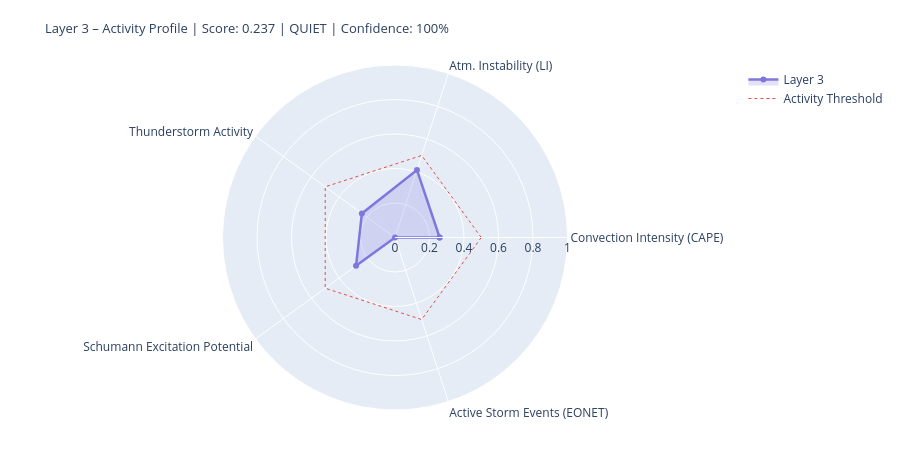

The notebook cell saved with this chart:
### Markdown cell above
---
## 4. State Assessment & Handoff to Layer 4/5

### Code cell
# ============================================================
# LAYER-3-SCORE
# Five dynamic components
# ============================================================

def norm(v, lo, hi):
    if v is None or (isinstance(v, float) and math.isnan(v)): return None
    return round(max(0.0, min(1.0, (v - lo) / (hi - lo))), 4)

# --- 1) Convection intensity (global CAPE mean) ---
cape_mean = df_atm['cape'].dropna().mean() if not df_atm.empty else None
conv_score = norm(cape_mean, 0, 3000)
conv_src   = 'primary' if cape_mean is not None else 'missing'

# --- 2) Atmospheric instability (LI mean) ---
li_mean   = df_atm['li'].dropna().mean() if not df_atm.empty else None
# Negative LI = unstable → higher score
instab_score = norm(-li_mean if li_mean is not None else None, -6, 6)
instab_src   = 'primary' if li_mean is not None else 'missing'

# --- 3) Thunderstorm activity (mean thunder score + WMO count) ---
thunder_mean = df_atm['thunder_score'].mean() if not df_atm.empty else None
n_thunder    = int(df_atm['thunderstorm'].sum()) if not df_atm.empty else 0
thunder_score_val = norm(
    (thunder_mean or 0) * 0.7 + n_thunder * 0.1, 0, 1.0
) if thunder_mean is not None else None
thunder_src = 'primary'

# --- 4) Schumann excitation potential (weighted Schumann contribution) ---
schumann_pot = df_atm['schumann_contribution'].mean() if not df_atm.empty else None
# Boosted by Layer-2 thunderstorm trigger
if schumann_pot is not None and l2_thunder:
    schumann_pot = min(1.0, schumann_pot * 1.2)
schumann_score = norm(schumann_pot, 0, 1.0) if schumann_pot is not None else None
schumann_src   = 'derived'

# --- 5) Storm activity (NASA EONET) ---
# Distinction: None = data not loaded, 0.0 = loaded but no events
storm_score = None
storm_src   = 'missing'
if raw.get('storms') is not None:          # API reached successfully
    storm_score = norm(len(storm_events), 0, 30) if storm_events else 0.0
    storm_src   = 'primary'

# X-Ray and Kp: context only, not in dynamic score
# (X-Ray = Layer-0/4 driver; Kp = geomagnetic index, not a lightning proxy)
xray_context = None
if raw.get('xray'):
    df_xc = pd.DataFrame(raw['xray'])
    fc = next((c for c in df_xc.columns
               if any(k in c.lower() for k in ['flux','long']) and 'time' not in c.lower()),
              df_xc.columns[1])
    df_xc[fc] = pd.to_numeric(df_xc[fc], errors='coerce')
    xray_last = df_xc[fc].dropna().iloc[-1] if not df_xc[fc].dropna().empty else None
    if xray_last:
        xray_class = ('X' if xray_last>=1e-4 else 'M' if xray_last>=1e-5
                      else 'C' if xray_last>=1e-6 else 'B')
        xray_context = {'flux': float(xray_last), 'class': xray_class}
        print(f'X-Ray context: {xray_class}-class ({xray_last:.2e} W/m²)')

# --- Aggregate ---
COMPONENTS = {
    'Convection Intensity (CAPE)':  {'score': conv_score,       'source': conv_src,    'dynamic': True},
    'Atm. Instability (LI)':         {'score': instab_score,     'source': instab_src,  'dynamic': True},
    'Thunderstorm Activity':              {'score': thunder_score_val, 'source': thunder_src, 'dynamic': True},
    'Schumann Excitation Potential':   {'score': schumann_score,   'source': schumann_src,'dynamic': True},
    'Active Storm Events (EONET)': {'score': storm_score,      'source': storm_src,   'dynamic': True},
}

available   = {k: v['score'] for k, v in COMPONENTS.items() if v['score'] is not None}
unavailable = [k for k, v in COMPONENTS.items() if v['score'] is None]
layer3_score = round(sum(available.values()) / len(available), 4) if available else None
confidence   = round(len(available) / len(COMPONENTS), 2)
level = ('unknown' if layer3_score is None
         else 'quiet'   if layer3_score < 0.3
         else 'moderate' if layer3_score < 0.6
         else 'active')
dominant_l3 = max(available, key=available.get) if available else 'none'

# --- Ausgabe ---
W = 68
print('=' * W)
print('LAYER 3 – ATMOSPHERE / WEATHER / THUNDERSTORMS – STATE ASSESSMENT')
print('=' * W)
for name, comp in COMPONENTS.items():
    s = comp['score']
    if s is not None:
        bar = '█' * int(s * 20) + '░' * (20 - int(s * 20))
        print(f'  {name:<36} {bar}  {s:.3f}  [{comp["source"]}]')
    else:
        print(f'  {name:<36} {"─" * 20}  n/a   [missing]')
print('-' * W)
print(f'  Score:        {layer3_score:.3f}  ({len(available)}/{len(COMPONENTS)} components)')
print(f'  Confidence:   {confidence:.0%}')
print(f'  Level:        {level.upper()}')
print(f'  Dominant:     {dominant_l3}')
print(f'  CAPE mean:    {cape_mean:.0f} J/kg' if cape_mean else '  CAPE mean:    n/a')
print(f'  LI mean:      {li_mean:.1f} K' if li_mean is not None else '  LI mean:      n/a')
print(f'  Thunderstorms:{n_thunder} points (WMO)  +  {len(storm_events)} NASA EONET')
print('=' * W)

# Radar
cats   = list(available.keys())
vals_r = list(available.values())
if len(cats) >= 3:
    fig = go.Figure()
    fig.add_trace(go.Scatterpolar(
        r=vals_r + [vals_r[0]], theta=cats + [cats[0]],
        fill='toself', fillcolor='rgba(127,119,221,0.22)',
        line=dict(color='#7F77DD', width=2.5), name='Layer 3'
    ))
    fig.add_trace(go.Scatterpolar(
        r=[0.5] * (len(cats)+1), theta=cats + [cats[0]],
        line=dict(color='#E24B4A', dash='dot', width=1),
        mode='lines', name='Activity Threshold'
    ))
    fig.update_layout(
        title=dict(
            text=f'Layer 3 – Activity Profile | Score: {layer3_score:.3f} | {level.upper()} | Confidence: {confidence:.0%}',
            font=dict(size=13)
        ),
        polar=dict(radialaxis=dict(visible=True, range=[0, 1])),
        height=450, showlegend=True,
        margin=dict(l=60, r=60, t=65, b=40)
    )
    fig.show()

### Figure 1 — Plotly figure (JSON) as saved in the notebook; plotly's stock layout.template omitted (floating-point values rounded to 4 significant figures)
{"data": [{"fill": "toself", "fillcolor": "rgba(127,119,221,0.22)", "line": {"color": "#7F77DD", "width": 2.5}, "name": "Layer 3", "r": [0.2587, 0.4117, 0.2373, 0.2792, 0.0, 0.2587], "theta": ["Convection Intensity (CAPE)", "Atm. Instability (LI)", "Thunderstorm Activity", "Schumann Excitation Potential", "Active Storm Events (EONET)", "Convection Intensity (CAPE)"], "type": "scatterpolar"}, {"line": {"color": "#E24B4A", "dash": "dot", "width": 1}, "mode": "lines", "name": "Activity Threshold", "r": [0.5, 0.5, 0.5, 0.5, 0.5, 0.5], "theta": ["Convection Intensity (CAPE)", "Atm. Instability (LI)", "Thunderstorm Activity", "Schumann Excitation Potential", "Active Storm Events (EONET)", "Convection Intensity (CAPE)"], "type": "scatterpolar"}], "layout": {"height": 450, "margin": {"b": 40, "l": 60, "r": 60, "t": 65}, "polar": {"radialaxis": {"range": [0, 1], "visible": true}}, "showlegend": true, "title": {"font": {"size": 13}, "text": "Layer 3 – Activity Profile | Score: 0.237 | QUIET | Confidence: 100%"}}}
